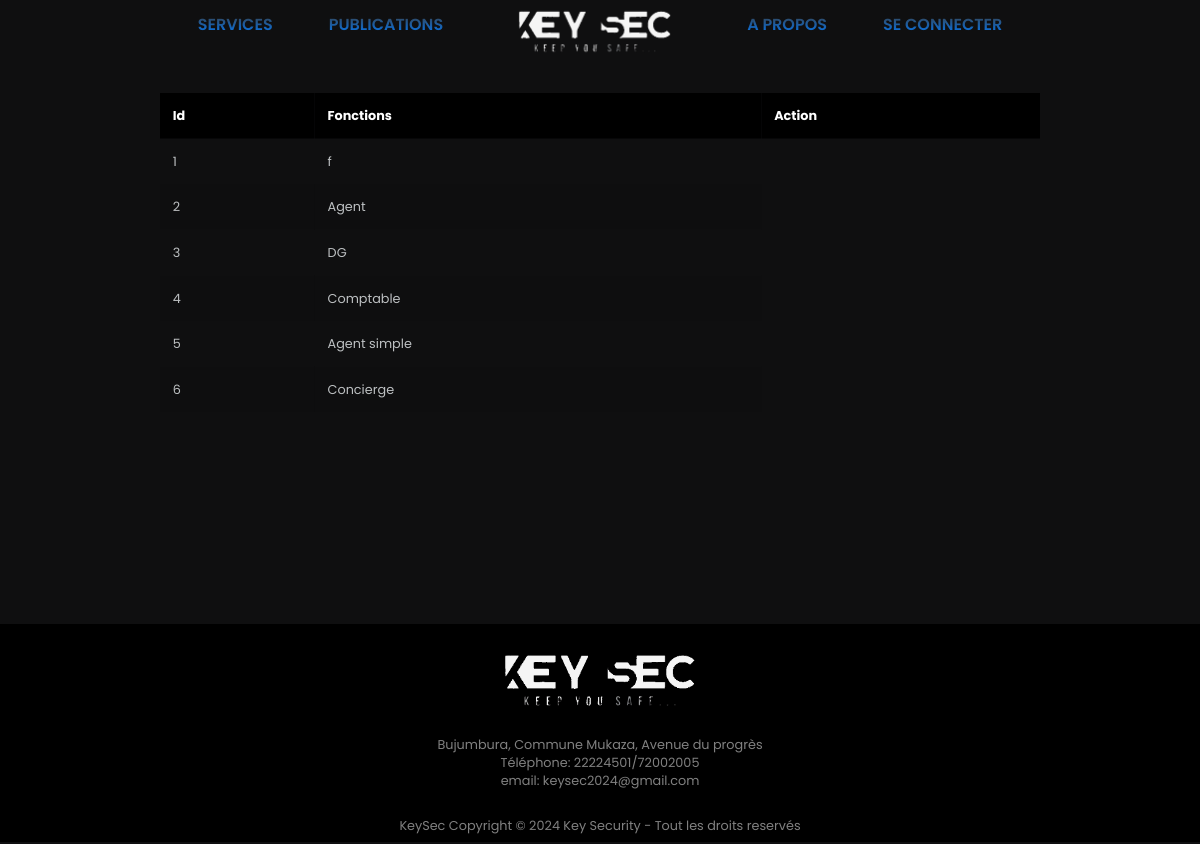
The page /affichage-fonction.php on the database its author committed.
### tables this page shows
CREATE TABLE `fonction` (
  `id_fonction` int(11) NOT NULL,
  `fonction` varchar(15) NOT NULL
);

### affichage-fonction.php (the view, shortened to what this page needs)
<?php
include "connexion.php" ;
$affichageFonction = $bdd->query("Select * from fonction");
include "header.php";
?>
    <main class="main">
        <section class="table__body">
            <table>
                <thead>
                <tr>
        <th>id</th>
        <th>Fonctions</th>
        <th colspan="2" >Action</th>
      </tr>
                </thead>
                <tbody>
    <?php
        while ( $dataRecup = $affichageFonction->fetch()) {
    ?>
        <tr>
            <td ><?php echo $dataRecup["id_fonction"]; ?></td>
            <td><?php echo $dataRecup["fonction"]; ?></td>
        </tr>
    <?php } ?>
    </tbody>
            </table>
        </section>
    </main>
<?php include "footer.php" ?>

### css/style.css (style rules this page uses)
:root { --header-height: 3rem; --hue-color: 206; --black: hsl(var(--hue-color), 4%, 4%); --black-alt: hsl(var(--hue-color), 4%, 8%); --title: hsl(var(--hue-color), 4%, 95%); --text: hsl(var(--hue-color), 4%, 75%); --text-light: hsl(var(--hue-color), 4%, 65%); --white : #fff; --body: hsl(var(--hue-color), 4%, 6%); --container: hsl(var(--hue-color), 4%, 10%); --text-gradient: linear-gradient(hsl(var(--hue-color), 4%, 24%), #007bff); --scroll-color: hsl(var(--hue-color), 4%, 16%); --scroll-color-alt: hsl(var(--hue-color), 4%, 20%); --body-font: 'Poppins', sans-serif; --biggest-font-size: 7rem; --bigger-font-size: 4.5rem; --big-font-size: 2.5rem; --h2-fs: 1.25rem; --h3-fs: 1.125rem; --normal-fs: 1rem; --small-fs: .875rem; --smaller-fs: .813rem; --text-line-height: 2rem; --font-medium: 500; --font-semi-bold: 600; --mb-0-5: .5rem; --mb-0-75: .75rem; --mb-1: 1rem; --mb-1-5: 1.5rem; --mb-2: 2rem; --mb-2-5: 2.5rem; --z-tool: 10; --z-fixed:100 }
* { box-sizing: border-box; padding: 0; margin: 0; scrollbar-color: var(--black) var(--body); }
html { scroll-behavior: smooth; }
body { margin: 0; font-family: var(--body-font); font-size: var(--normal-fs); min-height: 80vh; background-color: var(--body); color: var(--text); }
section { display: block; width: 100%; margin-bottom: 20px; }
.main { overflow: hidden; }
.table__body { top: 60px; left: 30px; width: 95%; max-height: calc(89% - 1.6rem); margin: .8rem auto; border-radius: .6rem; overflow: auto; overflow: overlay; transform: scale(0.8); margin-top: 20px; padding: 20px; padding-bottom: 150px; }
table { width: 100%; }
table, th, td { border-collapse: collapse; padding: 1rem; text-align: left; }
thead th { position: sticky; top: 0; left: 0; background-color: black; cursor: pointer; text-transform: capitalize; color: var(--white); }
tbody tr:nth-child(even) { background-color: #0000000b; }
tbody tr { --delay: .1s; transition: .5s ease-in-out var(--delay), background-color 0s; }
tbody tr td, tbody tr td p, tbody tr td img { transition: .2s ease-in-out; }

### rows shown on the page
fonction: id_fonction "1", fonction "f"
fonction: id_fonction "2", fonction "Agent"
fonction: id_fonction "3", fonction "DG"
fonction: id_fonction "4", fonction "Comptable"
fonction: id_fonction "5", fonction "Agent simple"
fonction: id_fonction "6", fonction "Concierge"
